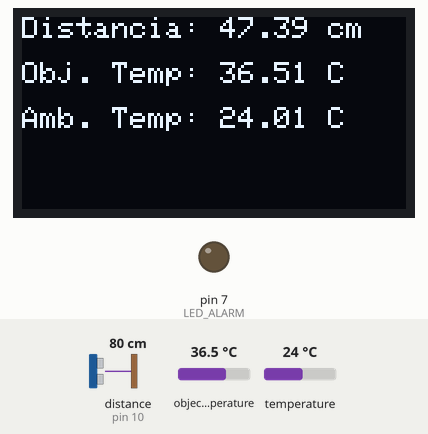
Bench run of a sketch on a simulated Arduino Uno, built with avr-gcc and run on an emulated ATmega328P. On the bench: 128×64 one-colour display, output pins drawn as LEDs (lit = HIGH). Wiring (inferred from the names in the program): ultrasonic range finder: trigger pin 9; echo pin 10. Inputs (shaded band) come from the test bench; at power-on: object temperature 36.5 °C, distance to the obstacle (sensor on pin 10) 80 cm, temperature 24 °C. The echo pulse lasts 58.3 µs per cm; pins used as bus, display or sensor lines are not drawn; what the sketch prints to the serial monitor is not drawn.

Above: at 1.3 s.
1.4 s: object temperature set to 37.6 °C
At 3.2 s:
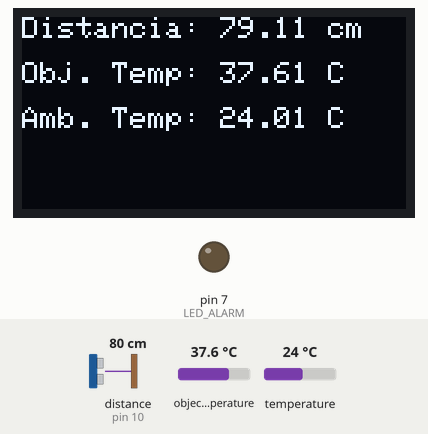
3.8 s: object temperature set to 38.3 °C
At 4.9 s:
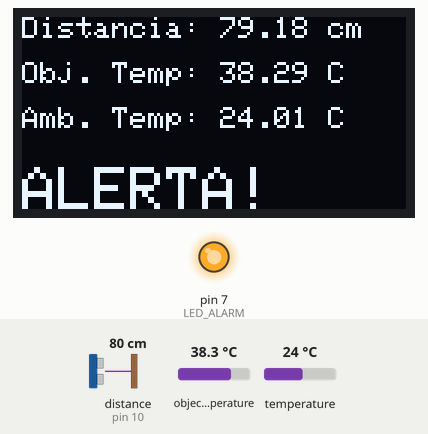
7.0 s: distance to the obstacle (sensor on pin 10) set to 2 cm
At 7.7 s:
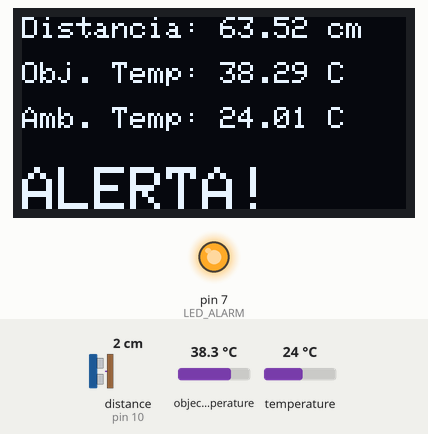
9.3 s: temperature set to 12 °C
At 11.5 s:
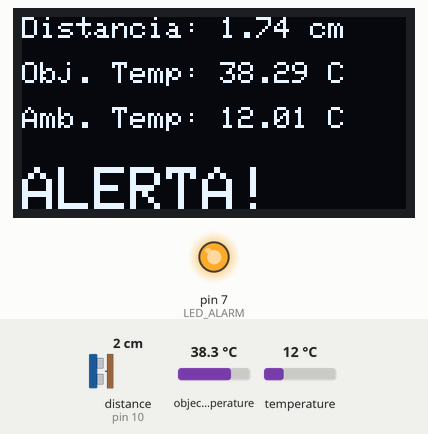
11.8 s: distance to the obstacle (sensor on pin 10) set to 4 cm
At 12.6 s:
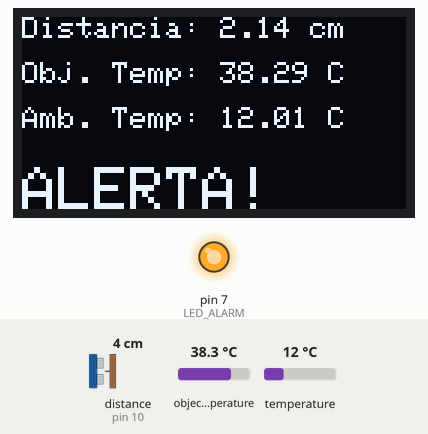
14.3 s: distance to the obstacle (sensor on pin 10) set to 9 cm
At 15.1 s:
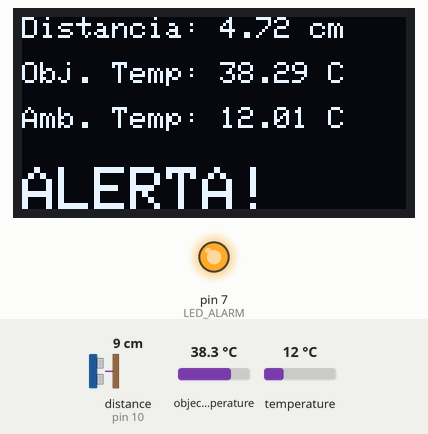
Timing chart, 0 to 17.3 s (numbered marks = the images above; inputs shaded):
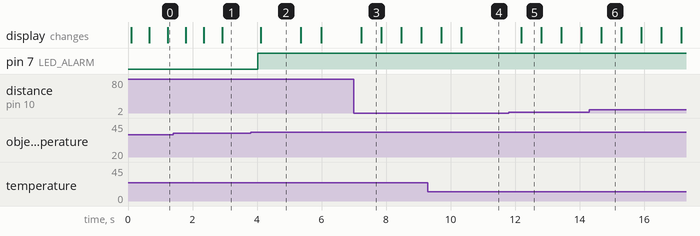

The sketch:

Infrared-Ultrasonic.ino
```cpp
#include <Wire.h>
#include <Adafruit_MLX90614.h>
#include <Adafruit_GFX.h>
#include <Adafruit_SSD1306.h>

#define TRIG 9
#define ECHO 10
#define LED_ALARM 7  // LED que se activará si la temperatura es alta

#define NUM_SAMPLES 5  // Tamaño del filtro de media móvil
#define TEMP_THRESHOLD 38.0  // Umbral de temperatura en °C para activar la alarma

Adafruit_MLX90614 mlx = Adafruit_MLX90614();
Adafruit_SSD1306 display(128, 64, &Wire);

float distanceSamples[NUM_SAMPLES] = {0};  // Almacenar las últimas mediciones de distancia
int sampleIndex = 0;

void setup() {
    Serial.begin(9600);
    pinMode(TRIG, OUTPUT);
    pinMode(ECHO, INPUT);
    pinMode(LED_ALARM, OUTPUT);

    mlx.begin();

    // Inicializar pantalla OLED
    if (!display.begin(SSD1306_SWITCHCAPVCC, 0x3C)) {
        Serial.println(F("Error al inicializar pantalla OLED"));
        while (1);
    }
    display.clearDisplay();
}

void loop() {
    float distance = getFilteredDistance();
    float objectTemp = mlx.readObjectTempC();
    float ambientTemp = mlx.readAmbientTempC();

    Serial.print("Distancia: ");
    Serial.print(distance);
    Serial.println(" cm");

    Serial.print("Temperatura del objeto: ");
    Serial.print(objectTemp);
    Serial.println(" °C");

    Serial.print("Temperatura ambiente: ");
    Serial.print(ambientTemp);
    Serial.println(" °C");

    // Alarma si la temperatura del objeto supera el umbral
    if (objectTemp >= TEMP_THRESHOLD) {
        digitalWrite(LED_ALARM, HIGH);
        Serial.println("⚠️ ¡Alerta! Temperatura del objeto demasiado alta.");
    } else {
        digitalWrite(LED_ALARM, LOW);
    }

    // Mostrar en pantalla OLED
    updateDisplay(distance, objectTemp, ambientTemp);

    delay(500);
}

/**
 * Obtiene una lectura de distancia con un filtro de media móvil.
 */
float getFilteredDistance() {
    digitalWrite(TRIG, LOW);
    delayMicroseconds(2);
    digitalWrite(TRIG, HIGH);
    delayMicroseconds(10);
    digitalWrite(TRIG, LOW);

    long duration = pulseIn(ECHO, HIGH);
    float distance = duration * 0.034 / 2; // Conversión a cm

    // Actualizar muestras en el buffer
    distanceSamples[sampleIndex] = distance;
    sampleIndex = (sampleIndex + 1) % NUM_SAMPLES;

    // Calcular la media móvil
    float sum = 0;
    for (int i = 0; i < NUM_SAMPLES; i++) {
        sum += distanceSamples[i];
    }
    return sum / NUM_SAMPLES;
}

/**
 * Muestra los valores en la pantalla OLED.
 */
void updateDisplay(float distance, float objectTemp, float ambientTemp) {
    display.clearDisplay();
    display.setTextSize(1);
    display.setTextColor(SSD1306_WHITE);

    display.setCursor(0, 0);
    display.print("Distancia: ");
    display.print(distance);
    display.println(" cm");

    display.setCursor(0, 15);
    display.print("Obj. Temp: ");
    display.print(objectTemp);
    display.println(" C");

    display.setCursor(0, 30);
    display.print("Amb. Temp: ");
    display.print(ambientTemp);
    display.println(" C");

    // Mensaje de alerta si la temperatura del objeto es alta
    if (objectTemp >= TEMP_THRESHOLD) {
        display.setCursor(0, 50);
        display.setTextSize(2);
        display.println("ALERTA!");
    }

    display.display();
}
```

Measured:
- the behaviour switches between 37.9 and 38 °C on object temperature (found by bisection; images 1 and 2)
- after the input at 3.8 s, pin 7 (LED_ALARM): LOW → HIGH after 0.22 s; the display: changes after 0.31 s (image 2)
- after the input at 7.0 s, the display: changes after 0.23 s (image 3)
- what the display in image 2 shows lasts 1.3 s, from 4.1 s to 5.4 s
- what the display in image 3 shows lasts 0.7 s, from 7.2 s to 7.9 s
